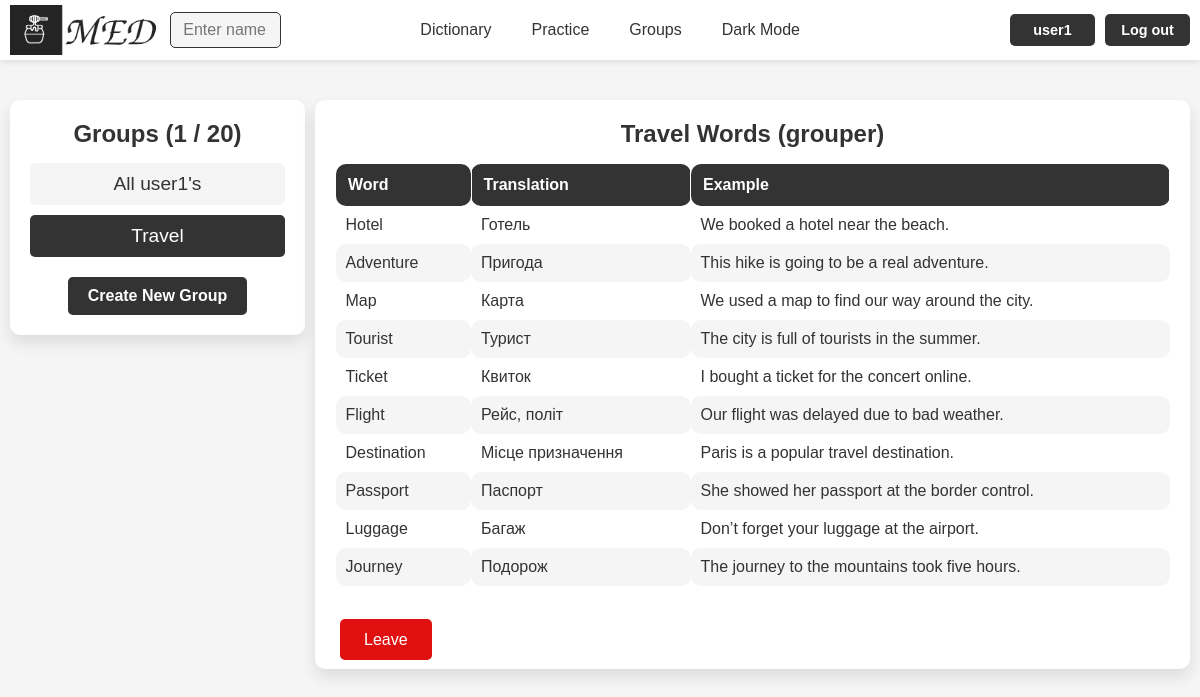
/groups/29/ (signed in), run on the app's committed database.
### med/models.py (models this page shows, shortened)
class WordGroup(models.Model):
    name = models.CharField(max_length=100)
    words = models.ManyToManyField(Word, blank=True)
    user = models.ForeignKey(User, on_delete=models.CASCADE)
    is_main = models.BooleanField(verbose_name='main', default=False)
    uses_users = models.ManyToManyField(User, blank=True, related_name='uses_of_group')
    class Meta:
        ordering = ['name']
        indexes = [
            models.Index(fields=['name'])
        ]

class Word(models.Model):
    word = models.CharField(max_length=100)
    translation = models.CharField(max_length=100)
    example = models.TextField(blank=True)
    time_create = models.DateTimeField(auto_now_add=True)
    time_update = models.DateTimeField(auto_now=True)
    user = models.ForeignKey(User, on_delete=models.CASCADE)
    is_favourite = models.BooleanField(default=False)
    class Meta:
        ordering = ['-time_create', 'word']
        indexes = [
            models.Index(fields=['-time_create'])
        ]

### med/views.py (the view)
# urls.py: path('groups/<int:group_id>/', views.GroupWordsView.as_view(), name='group_words'),
class GroupWordsView(ListView):
    model = Word
    template_name = 'med/groups.html'
    context_object_name = 'words'
    paginate_by = 25
    def dispatch(self, request, *args, **kwargs):
        group_id = self.kwargs.get('group_id')
        group = get_object_or_404(WordGroup, id=group_id)
        if request.user != group.user and request.user not in group.uses_users.all():
            return HttpResponseRedirect(reverse('groups'))
        return super().dispatch(request, *args, **kwargs)
    def get_context_data(self, **kwargs):
        context = super().get_context_data(**kwargs)
        group_id = self.kwargs.get('group_id')
        group = get_object_or_404(WordGroup, id=group_id)
        is_my_group = group.user == self.request.user
        is_uses = False
        if not is_my_group:
            is_uses = group.uses_users.filter(id=self.request.user.id).exists()
        context['is_my_group'] = is_my_group
        context['is_uses'] = is_uses
        context['title'] = "Groups"
        context['title1'] = f"{group.name} Words ({group.user.username})" if context['is_uses'] == True else f"{group.name} Words"
        context['groups'] = WordGroup.objects.filter(user=self.request.user).order_by('-is_main', 'name')
        context['used_groups'] = WordGroup.objects.filter(uses_users=self.request.user)
        context['len_groups'] = max(context['groups'].count() + context['used_groups'].count() - 1, 0)
        context['is_main'] = group.is_main
        context['group_id'] = self.kwargs.get('group_id')
        context['is_group'] = True
        context['is_my_group'] = self.request.user == get_object_or_404(WordGroup, id=self.kwargs.get('group_id')).user
        context['words_f_g'] = True
        context['max_group_count'] = MAX_GROUP_COUNT if self.request.user.username != 'grouper' else 100
        return context
    def get_queryset(self):
        group_id = self.kwargs.get('group_id')
        group = get_object_or_404(WordGroup, id=group_id)
        return group.words.all()

### med/templates/med/groups.html (shortened to what this page needs)
{% extends "base.html" %}
{% block content %}
<div class="group-container">
    <div class="group-list">
        <h2>{{ title }} ({{ len_groups }} / {{ max_group_count }}) </h2>
        <div class="group-blocks">
            {% for group in groups %}
            {% if group.id == group_id %}
                <div class="group-block group-block-selected">
                    <p>{{ group.name }}</p>
                </div>
            {% else %}
                <a href="{% url 'group_words' group.id %}">
                    <div class="group-block">
                        <p>{{ group.name }}</p>
                    </div>
                </a>
            {% endif %}
            {% endfor %}
            {% for group in used_groups %}
            {% if group.id == group_id %}
                <div class="group-block group-block-selected">
                    <p>{{ group.name }}</p>
                </div>
            {% else %}
                <a href="{% url 'group_words' group.id %}">
                    <div class="group-block">
                        <p>{{ group.name }}</p>
                    </div>
                </a>
            {% endif %}
            {% endfor %}
        </div>
        {% if len_groups < max_group_count %}
            <a href="{% url 'create_group' %}" class="buttons">Create New Group</a>
        {% endif %}
    </div>
    <div class="word-list-container">
        <h2>{{ title1 }}</h2>
        {% if is_group %}
        {% if words %}
            <table class="word_table group-table">
                <thead>
                    <tr>
                        <th>Word</th>
                        <th>Translation</th>
                        <th>Example</th>
                    </tr>
                </thead>
                <tbody>
                    {% for word in words %}
                        <tr>
                            <td>{{ word.word }}</td>
                            <td>{{ word.translation }}</td>
                            <td>{{ word.example }}</td>
                        </tr>
                    {% endfor %}
                </tbody>
            </table>
        {% else %}
            <p>No words in this group.</p>
        {% endif %}
        {% endif %}
        {% if is_group %}
        {% if not is_uses %}
        <div class="buttons groups-buttons">
            <div class="add_word">
                {% if is_main %}
                <a href="{% url 'addword' %}" class="add-word-button">Add Word</a>
                {% else %}
                <a href="{% url 'words' request.user.username %}" class="add-word-button">Add Word</a>
                <a href="#" class="add-word-button" onclick="deleteSelectedWords(); return false;">Delete Selected</a>
                {% endif %}
            </div>
            {% if not is_main %}
            <div class="delete-button">
                <a href="{% url 'confirm_delete' %}?group_id={{ group_id }}" class="delete-group-button">Delete Group</a>
            </div>
            {% endif %}
        </div>
        {% else %}
        <div class="buttons groups-buttons">
            <div class="delete-button">
                <a href="{% url 'leave_group' group_id %}" class="delete-group-button">Leave</a>
            </div>
        {% endif %}
        </div>
        {% endif %}
    </div>
</div>
{% endblock %}

### templates/base.html (shortened to what this page needs)
{% load static %}
<!DOCTYPE html>
<html lang="en">
<head>
    <link rel="stylesheet" type="text/css" href="{% static 'med/css/styles.css' %}">
</head>
<body>
<header>
    {% if user.is_authenticated %}
    <div class="logo_container">
        {% if is_profile or is_dict %}
            {% if is_my_profile or is_my_dict %}
                <a href="{% url 'profile' user.username %}">
                    <img id="logo_img" src="{% static 'med/img/base/light_logo.png' %}"
                         data-light-src="{% static 'med/img/base/light_logo.png' %}"
                         data-dark-src="{% static 'med/img/base/dark_logo.png' %}" alt="MED Logo">
                </a>
            {% else %}
                <a href="{% url 'profile' logged_user.username %}">
                    <img id="logo_img" src="{% static 'med/img/base/light_logo.png' %}"
                         data-light-src="{% static 'med/img/base/light_logo.png' %}"
                         data-dark-src="{% static 'med/img/base/dark_logo.png' %}" alt="MED Logo">
                </a>
            {% endif %}
        {% else %}
            <a href="{% url 'profile' user.username %}">
                <img id="logo_img" src="{% static 'med/img/base/light_logo.png' %}"
                     data-light-src="{% static 'med/img/base/light_logo.png' %}"
                     data-dark-src="{% static 'med/img/base/dark_logo.png' %}" alt="MED Logo">
            </a>
        {% endif %}
    </div>
    {% else %}
    <div class="logo_container">
        <a href="{% url 'home' %}"><img id="logo_img" src="{% static 'med/img/base/light_logo.png' %}" data-light-src="{% static 'med/img/base/light_logo.png' %}" data-dark-src="{% static 'med/img/base/dark_logo.png' %}" alt="MED Logo"></a>
    </div>
    {% endif %}
    <nav class="nav-items" id="nav-items">
            {% if user.is_authenticated %}
                <div class="nav-left">
                {% if not is_search %}
                <form method="get" action="{% url 'user_search' %}" class="search-form">
                    <input type="text" name="q" placeholder="Enter name" required class="search-input">
                </form>
                {% endif %}
                </div>
        <div class="nav-center">
                {% if is_my_dict %}
                <a href="{% url 'words' user.username %}">Dictionary</a>
                {% else %}
                <a href="{% url 'words' request.user.username %}">Dictionary</a>
                {% endif %}
                <a href="{% url 'practice' %}">Practice</a>
                <a href="{% url 'groups' %}">Groups</a>
            {% else %}
            <div class="nav-left"></div>
            <div class="nav-center">
                <a href="{% url 'login' %}">Dictionary</a>
                <a href="{% url 'login' %}">Practice</a>
                <a href="{% url 'login' %}">Groups</a>
                {% endif %}
                <a href="#" id="theme-toggle-dark">Dark Mode</a>
            </div>
        {% if request.user.is_authenticated %}
        <div class="buttons">
            {% if is_profile or is_dict %}
                {% if is_my_profile or is_my_dict %}
                <a href="{% url 'profile' user.username %}">{{request.user.username}}</a>
                {% else %}
                <a href="{% url 'profile' logged_user.username %}">{{request.user.username}}</a>
                {% endif %}
            {% else %}
                <a href="{% url 'profile' user.username %}">{{request.user.username}}</a>
            {% endif %}
            <a href="{% url 'logout' %}">Log out</a>
        </div>
        {% else %}
        <div class="buttons">
            <a href="{% url 'login' %}">Log in</a>
            <a href="{% url 'register' %}">Register</a>
        </div>
        {% endif %}
    </nav>
</header>
<div class="container">
    {% block content %}
    {% endblock %}
</div>
</body>
</html>

### data on the page
WordGroup: name "All user1's"
WordGroup: name "Travel"
Word: word "Hotel", translation "Готель", example "We booked a hotel near the beach."
Word: word "Adventure", translation "Пригода", example "This hike is going to be a real adventure."
Word: word "Map", translation "Карта", example "We used a map to find our way around the city."
Word: word "Tourist", translation "Турист", example "The city is full of tourists in the summer."
Word: word "Ticket", translation "Квиток", example "I bought a ticket for the concert online."
Word: word "Flight", translation "Рейс, політ", example "Our flight was delayed due to bad weather."
Word: word "Destination", translation "Місце призначення", example "Paris is a popular travel destination."
Word: word "Passport", translation "Паспорт", example "She showed her passport at the border control."
Word: word "Luggage", translation "Багаж", example "Don’t forget your luggage at the airport."
Word: word "Journey", translation "Подорож", example "The journey to the mountains took five hours."

### other printed values
{{ request.user.username }} "user1"
{{ title }} "Groups"
{{ len_groups }} "1"
{{ max_group_count }} "20"
{{ title1 }} "Travel Words (grouper)"
